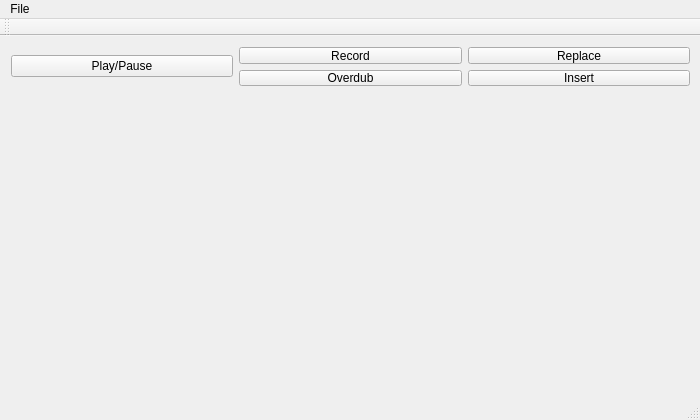
<?xml version="1.0" encoding="UTF-8"?>
<ui version="4.0">
 <class>MainWindow</class>
 <widget class="QMainWindow" name="MainWindow">
  <property name="geometry">
   <rect>
    <x>0</x>
    <y>0</y>
    <width>700</width>
    <height>420</height>
   </rect>
  </property>
  <property name="windowTitle">
   <string>MainWindow</string>
  </property>
  <widget class="QWidget" name="centralWidget">
   <widget class="QWidget" name="horizontalLayoutWidget">
    <property name="geometry">
     <rect>
      <x>0</x>
      <y>0</y>
      <width>701</width>
      <height>61</height>
     </rect>
    </property>
    <layout class="QHBoxLayout" name="horizontalLayout_4">
     <item>
      <layout class="QVBoxLayout" name="verticalLayout_4">
       <item>
        <widget class="QPushButton" name="pushButton_3">
         <property name="text">
          <string>Play/Pause</string>
         </property>
        </widget>
       </item>
      </layout>
     </item>
     <item>
      <layout class="QVBoxLayout" name="verticalLayout_5">
       <item>
        <widget class="QPushButton" name="pushButton_5">
         <property name="text">
          <string>Record</string>
         </property>
        </widget>
       </item>
       <item>
        <widget class="QPushButton" name="pushButton_6">
         <property name="text">
          <string>Overdub</string>
         </property>
        </widget>
       </item>
      </layout>
     </item>
     <item>
      <layout class="QVBoxLayout" name="verticalLayout_6">
       <item>
        <widget class="QPushButton" name="pushButton_7">
         <property name="text">
          <string>Replace</string>
         </property>
        </widget>
       </item>
       <item>
        <widget class="QPushButton" name="pushButton_8">
         <property name="text">
          <string>Insert</string>
         </property>
        </widget>
       </item>
      </layout>
     </item>
    </layout>
   </widget>
  </widget>
  <widget class="QMenuBar" name="menuBar">
   <property name="geometry">
    <rect>
     <x>0</x>
     <y>0</y>
     <width>700</width>
     <height>24</height>
    </rect>
   </property>
   <widget class="QMenu" name="menuHey">
    <property name="title">
     <string>File</string>
    </property>
    <addaction name="actionExit"/>
   </widget>
   <addaction name="menuHey"/>
  </widget>
  <widget class="QToolBar" name="mainToolBar">
   <attribute name="toolBarArea">
    <enum>TopToolBarArea</enum>
   </attribute>
   <attribute name="toolBarBreak">
    <bool>false</bool>
   </attribute>
  </widget>
  <widget class="QStatusBar" name="statusBar"/>
  <action name="actionExit">
   <property name="text">
    <string>Exit</string>
   </property>
  </action>
 </widget>
 <layoutdefault spacing="6" margin="11"/>
 <resources/>
 <connections/>
</ui>
